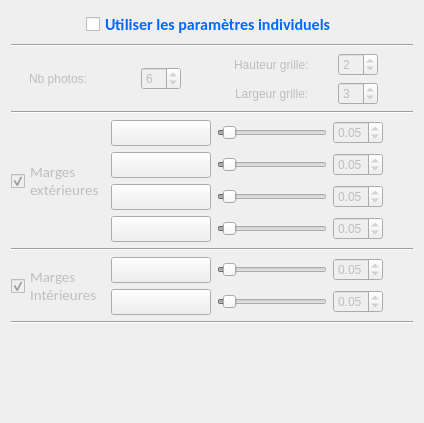
<?xml version="1.0" encoding="UTF-8"?>
<ui version="4.0">
 <class>IndividualPageW</class>
 <widget class="QWidget" name="IndividualPageW">
  <property name="geometry">
   <rect>
    <x>0</x>
    <y>0</y>
    <width>420</width>
    <height>423</height>
   </rect>
  </property>
  <property name="windowTitle">
   <string>Form</string>
  </property>
  <layout class="QGridLayout" name="gridLayout">
   <item row="5" column="0">
    <spacer name="verticalSpacer">
     <property name="orientation">
      <enum>Qt::Vertical</enum>
     </property>
     <property name="sizeHint" stdset="0">
      <size>
       <width>20</width>
       <height>40</height>
      </size>
     </property>
    </spacer>
   </item>
   <item row="0" column="0">
    <layout class="QHBoxLayout" name="horizontalLayout">
     <item alignment="Qt::AlignHCenter">
      <widget class="QCheckBox" name="cbEnableInvididualPageSettings">
       <property name="minimumSize">
        <size>
         <width>150</width>
         <height>0</height>
        </size>
       </property>
       <property name="toolTip">
        <string>Utiliser les paramètres définis ci-dessous pour cet ensemble</string>
       </property>
       <property name="styleSheet">
        <string notr="true">QWidget {
  
	color : rgb(0,106,255);
    font:  bold 12pt Calibri;


 }
</string>
       </property>
       <property name="text">
        <string>Utiliser les paramètres individuels</string>
       </property>
      </widget>
     </item>
    </layout>
   </item>
   <item row="1" column="0">
    <widget class="Line" name="line">
     <property name="orientation">
      <enum>Qt::Horizontal</enum>
     </property>
    </widget>
   </item>
   <item row="2" column="0">
    <layout class="QGridLayout" name="gridLayout_2">
     <item row="9" column="2">
      <widget class="QPushButton" name="pbVerticalMargins">
       <property name="minimumSize">
        <size>
         <width>100</width>
         <height>26</height>
        </size>
       </property>
       <property name="maximumSize">
        <size>
         <width>100</width>
         <height>25</height>
        </size>
       </property>
       <property name="text">
        <string/>
       </property>
       <property name="icon">
        <iconset resource="../resources.qrc">
         <normaloff>:/images/vInterMargins</normaloff>:/images/vInterMargins</iconset>
       </property>
       <property name="iconSize">
        <size>
         <width>100</width>
         <height>60</height>
        </size>
       </property>
      </widget>
     </item>
     <item row="3" column="0" colspan="10">
      <widget class="Line" name="line_2">
       <property name="orientation">
        <enum>Qt::Horizontal</enum>
       </property>
      </widget>
     </item>
     <item row="6" column="2">
      <widget class="QPushButton" name="pbRightMargins">
       <property name="minimumSize">
        <size>
         <width>100</width>
         <height>26</height>
        </size>
       </property>
       <property name="maximumSize">
        <size>
         <width>100</width>
         <height>25</height>
        </size>
       </property>
       <property name="text">
        <string/>
       </property>
       <property name="icon">
        <iconset resource="../resources.qrc">
         <normaloff>:/images/rightExtMargins</normaloff>:/images/rightExtMargins</iconset>
       </property>
       <property name="iconSize">
        <size>
         <width>100</width>
         <height>60</height>
        </size>
       </property>
      </widget>
     </item>
     <item row="7" column="2">
      <widget class="QPushButton" name="pbBottomMargins">
       <property name="minimumSize">
        <size>
         <width>100</width>
         <height>26</height>
        </size>
       </property>
       <property name="maximumSize">
        <size>
         <width>100</width>
         <height>25</height>
        </size>
       </property>
       <property name="text">
        <string/>
       </property>
       <property name="icon">
        <iconset resource="../resources.qrc">
         <normaloff>:/images/bottomExtMargins</normaloff>:/images/bottomExtMargins</iconset>
       </property>
       <property name="iconSize">
        <size>
         <width>100</width>
         <height>60</height>
        </size>
       </property>
      </widget>
     </item>
     <item row="9" column="0" rowspan="2" colspan="2">
      <widget class="QCheckBox" name="cbAddInteriorMargins">
       <property name="enabled">
        <bool>false</bool>
       </property>
       <property name="toolTip">
        <string>Activation des marges intérieures</string>
       </property>
       <property name="styleSheet">
        <string notr="true">QWidget {
  
    font:  11pt Calibri;


 }

QWidget::enabled{


	color : rgb(0,106,255);
}</string>
       </property>
       <property name="text">
        <string>Marges 
Intérieures</string>
       </property>
       <property name="checked">
        <bool>true</bool>
       </property>
      </widget>
     </item>
     <item row="4" column="0" rowspan="4" colspan="2">
      <widget class="QCheckBox" name="cbAddExteriorMargins">
       <property name="enabled">
        <bool>false</bool>
       </property>
       <property name="toolTip">
        <string>Activation des marges extérieures</string>
       </property>
       <property name="styleSheet">
        <string notr="true">QWidget {
  
    font:  11pt Calibri;


 }

QWidget::enabled{


	color : rgb(0,106,255);
}</string>
       </property>
       <property name="text">
        <string>Marges 
extérieures</string>
       </property>
       <property name="checked">
        <bool>true</bool>
       </property>
      </widget>
     </item>
     <item row="5" column="2">
      <widget class="QPushButton" name="pbTopMargins">
       <property name="minimumSize">
        <size>
         <width>100</width>
         <height>26</height>
        </size>
       </property>
       <property name="maximumSize">
        <size>
         <width>100</width>
         <height>25</height>
        </size>
       </property>
       <property name="text">
        <string/>
       </property>
       <property name="icon">
        <iconset resource="../resources.qrc">
         <normaloff>:/images/topExtMargins</normaloff>:/images/topExtMargins</iconset>
       </property>
       <property name="iconSize">
        <size>
         <width>100</width>
         <height>60</height>
        </size>
       </property>
      </widget>
     </item>
     <item row="11" column="0" colspan="10">
      <widget class="Line" name="line_4">
       <property name="orientation">
        <enum>Qt::Horizontal</enum>
       </property>
      </widget>
     </item>
     <item row="4" column="2">
      <widget class="QPushButton" name="pbLeftMargins">
       <property name="minimumSize">
        <size>
         <width>100</width>
         <height>26</height>
        </size>
       </property>
       <property name="maximumSize">
        <size>
         <width>100</width>
         <height>25</height>
        </size>
       </property>
       <property name="text">
        <string/>
       </property>
       <property name="icon">
        <iconset resource="../resources.qrc">
         <normaloff>:/images/leftExtMargins</normaloff>:/images/leftExtMargins</iconset>
       </property>
       <property name="iconSize">
        <size>
         <width>100</width>
         <height>60</height>
        </size>
       </property>
       <property name="checkable">
        <bool>false</bool>
       </property>
       <property name="flat">
        <bool>false</bool>
       </property>
      </widget>
     </item>
     <item row="10" column="2">
      <widget class="QPushButton" name="pbHorizontalMargins">
       <property name="minimumSize">
        <size>
         <width>100</width>
         <height>26</height>
        </size>
       </property>
       <property name="maximumSize">
        <size>
         <width>100</width>
         <height>25</height>
        </size>
       </property>
       <property name="text">
        <string/>
       </property>
       <property name="icon">
        <iconset resource="../resources.qrc">
         <normaloff>:/images/hInterMargins</normaloff>:/images/hInterMargins</iconset>
       </property>
       <property name="iconSize">
        <size>
         <width>100</width>
         <height>60</height>
        </size>
       </property>
      </widget>
     </item>
     <item row="8" column="0" colspan="10">
      <widget class="Line" name="line_5">
       <property name="orientation">
        <enum>Qt::Horizontal</enum>
       </property>
      </widget>
     </item>
     <item row="4" column="3">
      <widget class="QSlider" name="hsLeftMargins">
       <property name="enabled">
        <bool>false</bool>
       </property>
       <property name="minimumSize">
        <size>
         <width>110</width>
         <height>0</height>
        </size>
       </property>
       <property name="maximumSize">
        <size>
         <width>110</width>
         <height>16777215</height>
        </size>
       </property>
       <property name="toolTip">
        <string>Ratio de la marge extérieure gauche</string>
       </property>
       <property name="maximum">
        <number>1000</number>
       </property>
       <property name="value">
        <number>50</number>
       </property>
       <property name="orientation">
        <enum>Qt::Horizontal</enum>
       </property>
      </widget>
     </item>
     <item row="5" column="3">
      <widget class="QSlider" name="hsTopMargins">
       <property name="enabled">
        <bool>false</bool>
       </property>
       <property name="minimumSize">
        <size>
         <width>110</width>
         <height>0</height>
        </size>
       </property>
       <property name="maximumSize">
        <size>
         <width>110</width>
         <height>16777215</height>
        </size>
       </property>
       <property name="toolTip">
        <string>Ratio de la marge extérieure du haut</string>
       </property>
       <property name="maximum">
        <number>1000</number>
       </property>
       <property name="value">
        <number>50</number>
       </property>
       <property name="orientation">
        <enum>Qt::Horizontal</enum>
       </property>
      </widget>
     </item>
     <item row="6" column="3">
      <widget class="QSlider" name="hsRightMargins">
       <property name="enabled">
        <bool>false</bool>
       </property>
       <property name="minimumSize">
        <size>
         <width>110</width>
         <height>0</height>
        </size>
       </property>
       <property name="maximumSize">
        <size>
         <width>110</width>
         <height>16777215</height>
        </size>
       </property>
       <property name="toolTip">
        <string>Ratio de la marge extérieure droite</string>
       </property>
       <property name="maximum">
        <number>1000</number>
       </property>
       <property name="value">
        <number>50</number>
       </property>
       <property name="orientation">
        <enum>Qt::Horizontal</enum>
       </property>
      </widget>
     </item>
     <item row="7" column="3">
      <widget class="QSlider" name="hsBottomMargins">
       <property name="enabled">
        <bool>false</bool>
       </property>
       <property name="minimumSize">
        <size>
         <width>110</width>
         <height>0</height>
        </size>
       </property>
       <property name="maximumSize">
        <size>
         <width>110</width>
         <height>16777215</height>
        </size>
       </property>
       <property name="toolTip">
        <string>Ratio de la marge extérieure du bas</string>
       </property>
       <property name="maximum">
        <number>1000</number>
       </property>
       <property name="value">
        <number>50</number>
       </property>
       <property name="orientation">
        <enum>Qt::Horizontal</enum>
       </property>
      </widget>
     </item>
     <item row="9" column="3">
      <widget class="QSlider" name="hsVerticalMargins">
       <property name="enabled">
        <bool>false</bool>
       </property>
       <property name="minimumSize">
        <size>
         <width>110</width>
         <height>0</height>
        </size>
       </property>
       <property name="maximumSize">
        <size>
         <width>110</width>
         <height>16777215</height>
        </size>
       </property>
       <property name="toolTip">
        <string>Ratio de la marge intérieure verticale</string>
       </property>
       <property name="maximum">
        <number>1000</number>
       </property>
       <property name="value">
        <number>50</number>
       </property>
       <property name="orientation">
        <enum>Qt::Horizontal</enum>
       </property>
      </widget>
     </item>
     <item row="10" column="3">
      <widget class="QSlider" name="hsHorizontalMargins">
       <property name="enabled">
        <bool>false</bool>
       </property>
       <property name="minimumSize">
        <size>
         <width>110</width>
         <height>0</height>
        </size>
       </property>
       <property name="maximumSize">
        <size>
         <width>110</width>
         <height>16777215</height>
        </size>
       </property>
       <property name="toolTip">
        <string>Ratio de la marge intérieure horizontale</string>
       </property>
       <property name="maximum">
        <number>1000</number>
       </property>
       <property name="value">
        <number>50</number>
       </property>
       <property name="orientation">
        <enum>Qt::Horizontal</enum>
       </property>
      </widget>
     </item>
     <item row="10" column="4">
      <widget class="QDoubleSpinBox" name="dsbHorizontalMargins">
       <property name="enabled">
        <bool>false</bool>
       </property>
       <property name="maximumSize">
        <size>
         <width>50</width>
         <height>16777215</height>
        </size>
       </property>
       <property name="toolTip">
        <string>Ratio de la marge intérieure horizontale</string>
       </property>
       <property name="maximum">
        <double>1.000000000000000</double>
       </property>
       <property name="singleStep">
        <double>0.010000000000000</double>
       </property>
       <property name="value">
        <double>0.050000000000000</double>
       </property>
      </widget>
     </item>
     <item row="9" column="4">
      <widget class="QDoubleSpinBox" name="dsbVerticalMargins">
       <property name="enabled">
        <bool>false</bool>
       </property>
       <property name="maximumSize">
        <size>
         <width>50</width>
         <height>16777215</height>
        </size>
       </property>
       <property name="toolTip">
        <string>Ratio de la marge intérieure verticale</string>
       </property>
       <property name="maximum">
        <double>1.000000000000000</double>
       </property>
       <property name="singleStep">
        <double>0.010000000000000</double>
       </property>
       <property name="value">
        <double>0.050000000000000</double>
       </property>
      </widget>
     </item>
     <item row="7" column="4">
      <widget class="QDoubleSpinBox" name="dsbBottomMargins">
       <property name="enabled">
        <bool>false</bool>
       </property>
       <property name="maximumSize">
        <size>
         <width>50</width>
         <height>16777215</height>
        </size>
       </property>
       <property name="toolTip">
        <string>Ratio de la marge extérieure du bas</string>
       </property>
       <property name="maximum">
        <double>1.000000000000000</double>
       </property>
       <property name="singleStep">
        <double>0.010000000000000</double>
       </property>
       <property name="value">
        <double>0.050000000000000</double>
       </property>
      </widget>
     </item>
     <item row="6" column="4">
      <widget class="QDoubleSpinBox" name="dsbRightMargins">
       <property name="enabled">
        <bool>false</bool>
       </property>
       <property name="maximumSize">
        <size>
         <width>50</width>
         <height>16777215</height>
        </size>
       </property>
       <property name="toolTip">
        <string>Ratio de la marge extérieure droite</string>
       </property>
       <property name="maximum">
        <double>1.000000000000000</double>
       </property>
       <property name="singleStep">
        <double>0.010000000000000</double>
       </property>
       <property name="value">
        <double>0.050000000000000</double>
       </property>
      </widget>
     </item>
     <item row="5" column="4">
      <widget class="QDoubleSpinBox" name="dsbTopMargins">
       <property name="enabled">
        <bool>false</bool>
       </property>
       <property name="maximumSize">
        <size>
         <width>50</width>
         <height>16777215</height>
        </size>
       </property>
       <property name="toolTip">
        <string>Ratio de la marge extérieure du haut</string>
       </property>
       <property name="maximum">
        <double>1.000000000000000</double>
       </property>
       <property name="singleStep">
        <double>0.010000000000000</double>
       </property>
       <property name="value">
        <double>0.050000000000000</double>
       </property>
      </widget>
     </item>
     <item row="4" column="4">
      <widget class="QDoubleSpinBox" name="dsbLeftMargins">
       <property name="enabled">
        <bool>false</bool>
       </property>
       <property name="maximumSize">
        <size>
         <width>50</width>
         <height>16777215</height>
        </size>
       </property>
       <property name="toolTip">
        <string> Ratio de la marge extérieure  gauche</string>
       </property>
       <property name="maximum">
        <double>1.000000000000000</double>
       </property>
       <property name="singleStep">
        <double>0.010000000000000</double>
       </property>
       <property name="value">
        <double>0.050000000000000</double>
       </property>
      </widget>
     </item>
     <item row="1" column="3" alignment="Qt::AlignHCenter">
      <widget class="QLabel" name="laHSize">
       <property name="enabled">
        <bool>false</bool>
       </property>
       <property name="styleSheet">
        <string notr="true">QWidget::enabled {
  
	color : rgb(0,106,255);

 }


</string>
       </property>
       <property name="text">
        <string>Largeur grille:</string>
       </property>
      </widget>
     </item>
     <item row="0" column="3" alignment="Qt::AlignHCenter">
      <widget class="QLabel" name="laVSize">
       <property name="enabled">
        <bool>false</bool>
       </property>
       <property name="styleSheet">
        <string notr="true">QWidget::enabled {
  
	color : rgb(0,106,255);

 }


</string>
       </property>
       <property name="text">
        <string>Hauteur grille:</string>
       </property>
      </widget>
     </item>
     <item row="0" column="4" alignment="Qt::AlignHCenter">
      <widget class="QSpinBox" name="sbVSizeGrid">
       <property name="enabled">
        <bool>false</bool>
       </property>
       <property name="minimumSize">
        <size>
         <width>40</width>
         <height>0</height>
        </size>
       </property>
       <property name="maximumSize">
        <size>
         <width>40</width>
         <height>16777215</height>
        </size>
       </property>
       <property name="toolTip">
        <string>&lt;html&gt;&lt;head/&gt;&lt;body&gt;&lt;p&gt;Nombre de photos horizontalement&lt;/p&gt;&lt;/body&gt;&lt;/html&gt;</string>
       </property>
       <property name="minimum">
        <number>1</number>
       </property>
       <property name="maximum">
        <number>50</number>
       </property>
       <property name="value">
        <number>2</number>
       </property>
      </widget>
     </item>
     <item row="1" column="4" alignment="Qt::AlignHCenter">
      <widget class="QSpinBox" name="sbHSizeGrid">
       <property name="enabled">
        <bool>false</bool>
       </property>
       <property name="minimumSize">
        <size>
         <width>40</width>
         <height>0</height>
        </size>
       </property>
       <property name="maximumSize">
        <size>
         <width>40</width>
         <height>16777215</height>
        </size>
       </property>
       <property name="toolTip">
        <string>Nombre de photos verticalement</string>
       </property>
       <property name="minimum">
        <number>1</number>
       </property>
       <property name="maximum">
        <number>50</number>
       </property>
       <property name="value">
        <number>3</number>
       </property>
      </widget>
     </item>
     <item row="1" column="5">
      <spacer name="horizontalSpacer">
       <property name="orientation">
        <enum>Qt::Horizontal</enum>
       </property>
       <property name="sizeHint" stdset="0">
        <size>
         <width>40</width>
         <height>20</height>
        </size>
       </property>
      </spacer>
     </item>
     <item row="0" column="0" rowspan="2" colspan="2" alignment="Qt::AlignHCenter">
      <widget class="QLabel" name="laNbPhotos">
       <property name="enabled">
        <bool>false</bool>
       </property>
       <property name="styleSheet">
        <string notr="true">QWidget::enabled {
  
	color : rgb(0,106,255);

 }


</string>
       </property>
       <property name="text">
        <string>Nb photos:</string>
       </property>
      </widget>
     </item>
     <item row="0" column="2" rowspan="2" alignment="Qt::AlignHCenter">
      <widget class="QSpinBox" name="sbNbPhotos">
       <property name="enabled">
        <bool>false</bool>
       </property>
       <property name="minimumSize">
        <size>
         <width>40</width>
         <height>0</height>
        </size>
       </property>
       <property name="maximumSize">
        <size>
         <width>40</width>
         <height>16777215</height>
        </size>
       </property>
       <property name="toolTip">
        <string>&lt;html&gt;&lt;head/&gt;&lt;body&gt;&lt;p&gt;Nombre de photos horizontalement&lt;/p&gt;&lt;/body&gt;&lt;/html&gt;</string>
       </property>
       <property name="minimum">
        <number>1</number>
       </property>
       <property name="maximum">
        <number>50</number>
       </property>
       <property name="value">
        <number>6</number>
       </property>
      </widget>
     </item>
    </layout>
   </item>
  </layout>
 </widget>
 <resources>
  <include location="../resources.qrc"/>
 </resources>
 <connections/>
</ui>
